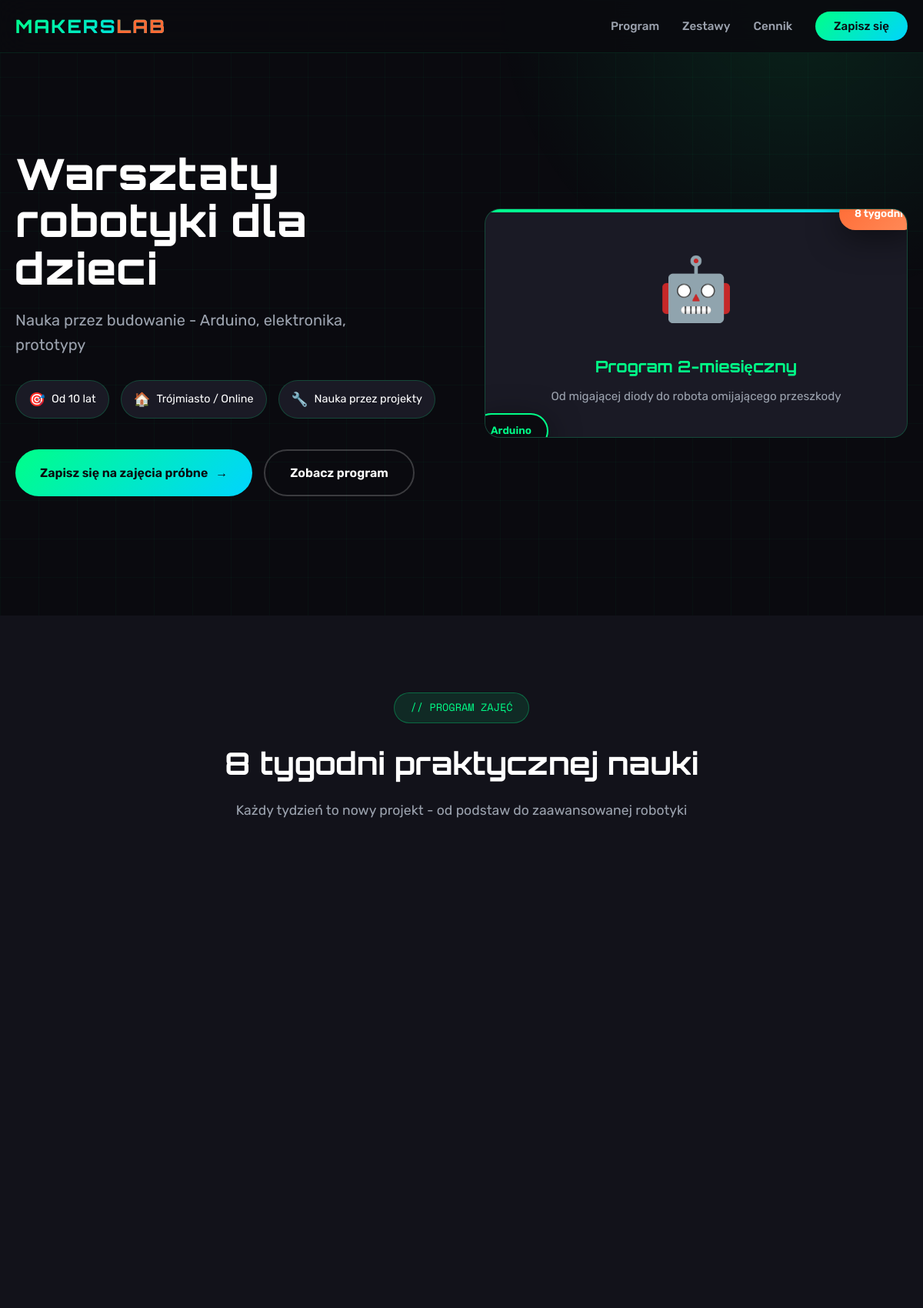
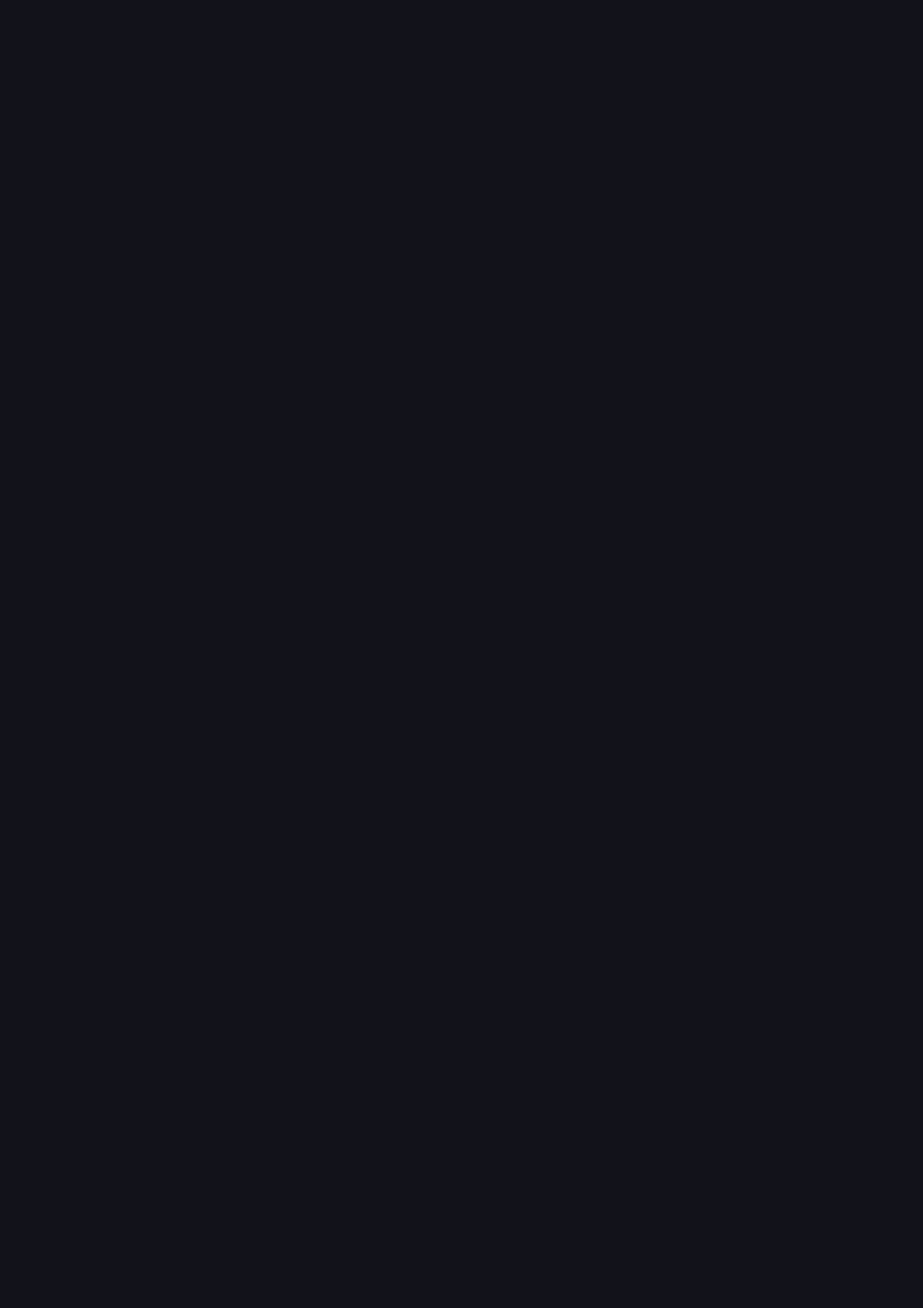
The page / (upper part) on the database its author committed (2 pictures, top to bottom).
### tables this page shows
CREATE TABLE settings (
                key VARCHAR(100) PRIMARY KEY,
                value TEXT,
                updated_at DATETIME DEFAULT CURRENT_TIMESTAMP
            );

### includes/database.php (called while the page is built, shortened)
<?php
class Database {
    private static $instance = null;
    private $db;
    private function __construct() {
        try {
            $this->db = new PDO('sqlite:' . DB_PATH);
            $this->db->setAttribute(PDO::ATTR_ERRMODE, PDO::ERRMODE_EXCEPTION);
            $this->db->setAttribute(PDO::ATTR_DEFAULT_FETCH_MODE, PDO::FETCH_ASSOC);
            $this->initTables();
        } catch (PDOException $e) {
            die('Database connection failed: ' . $e->getMessage());
        }
    }
    public static function getInstance() {
        if (self::$instance === null) {
            self::$instance = new self();
        }
        return self::$instance;
    }
    private function initTables() {
        $this->db->exec("
            CREATE TABLE IF NOT EXISTS modules (
                id INTEGER PRIMARY KEY AUTOINCREMENT,
                title VARCHAR(255) NOT NULL,
                subtitle VARCHAR(255),
                description TEXT,
                week_number INTEGER,
                month_number INTEGER DEFAULT 1,
                duration VARCHAR(50) DEFAULT '60 min',
                difficulty VARCHAR(20) DEFAULT 'beginner',
                icon VARCHAR(50) DEFAULT '🔧',
                allegro_url TEXT,
                allegro_price VARCHAR(50),
                allegro_title VARCHAR(255),
                skills TEXT,
                components TEXT,
                is_active INTEGER DEFAULT 1,
                sort_order INTEGER DEFAULT 0,
                created_at DATETIME DEFAULT CURRENT_TIMESTAMP,
                updated_at DATETIME DEFAULT CURRENT_TIMESTAMP
            )
        ");
        $this->db->exec("
            CREATE TABLE IF NOT EXISTS starter_kits (
                id INTEGER PRIMARY KEY AUTOINCREMENT,
                name VARCHAR(255) NOT NULL,
                description TEXT,
                price_range VARCHAR(50),
                allegro_url TEXT,
                allegro_search VARCHAR(255),
                features TEXT,
                recommended INTEGER DEFAULT 0,
                is_active INTEGER DEFAULT 1,
                sort_order INTEGER DEFAULT 0,
                created_at DATETIME DEFAULT CURRENT_TIMESTAMP
            )
        ");
        $this->db->exec("
            CREATE TABLE IF NOT EXISTS settings (
                key VARCHAR(100) PRIMARY KEY,
                value TEXT,
                updated_at DATETIME DEFAULT CURRENT_TIMESTAMP
            )
        ");
        $this->db->exec("
            CREATE TABLE IF NOT EXISTS contacts (
                id INTEGER PRIMARY KEY AUTOINCREMENT,
                parent_name VARCHAR(255),
                child_name VARCHAR(255),
                child_age INTEGER,
                email VARCHAR(255),
                phone VARCHAR(50),
                preferred_mode VARCHAR(50),
                message TEXT,
                status VARCHAR(20) DEFAULT 'new',
                created_at DATETIME DEFAULT CURRENT_TIMESTAMP
            )
        ");
        $count = $this->db->query("SELECT COUNT(*) FROM modules")->fetchColumn();
    }
    public function getSetting($key, $default = '') {
        $stmt = $this->db->prepare("SELECT value FROM settings WHERE key = ?");
        $stmt->execute([$key]);
        $result = $stmt->fetch();
        return $result ? $result['value'] : $default;
    }
}

### index.php (the view, shortened to what this page needs)
<?php
require_once __DIR__ . '/includes/database.php';
$db = Database::getInstance();
?>
<!DOCTYPE html>
<html lang="pl">
<head>
</head>
<body>
    <nav class="navbar">
        <div class="container">
            <div class="nav-content">
                <a href="#" class="logo">MAKERS<span>LAB</span></a>
                <ul class="nav-links" id="navLinks">
                    <li><a href="#program">Program</a></li>
                    <li><a href="#zestawy">Zestawy</a></li>
                    <li><a href="#cennik">Cennik</a></li>
                    <li><a href="#kontakt" class="nav-cta">Zapisz się</a></li>
                </ul>
            </div>
        </div>
    </nav>
    <section class="hero">
        <div class="container">
            <div class="hero-content">
                <div class="hero-text">
                    <h1>
                        <?= $db->getSetting('hero_title', 'Warsztaty <span class="highlight">robotyki</span><br>dla dzieci') ?>
                    </h1>
                    <p class="hero-subtitle">
                        <?= htmlspecialchars($db->getSetting('hero_subtitle', 'Nauka przez budowanie - Arduino, elektronika, prototypy. Każde zajęcia to nowy projekt, który dziecko zabiera do domu.')) ?>
                    </p>
                    <div class="hero-features">
                        <div class="hero-feature">
                            <span class="hero-feature-icon">🎯</span>
                            <span><?= htmlspecialchars($db->getSetting('feature_age', 'Od 10 lat')) ?></span>
                        </div>
                        <div class="hero-feature">
                            <span class="hero-feature-icon">🏠</span>
                            <span><?= htmlspecialchars(CONTACT_LOCATION) ?></span>
                        </div>
                        <div class="hero-feature">
                            <span class="hero-feature-icon">🔧</span>
                            <span><?= htmlspecialchars($db->getSetting('feature_method', 'Nauka przez projekty')) ?></span>
                        </div>
                    </div>
                    <div class="hero-buttons">
                        <a href="#kontakt" class="btn btn-primary">
                            <?= htmlspecialchars($db->getSetting('cta_text', 'Zapisz na zajęcia próbne')) ?>
                            <span>→</span>
                        </a>
                        <a href="#program" class="btn btn-secondary">
                            Zobacz program
                        </a>
                    </div>
                </div>
                <div class="hero-visual">
                    <div class="hero-card">
                        <div class="floating-badge top-right"><?= htmlspecialchars($db->getSetting('hero_badge_top', '8 tygodni')) ?></div>
                        <div class="floating-badge bottom-left"><?= htmlspecialchars($db->getSetting('hero_badge_bottom', 'Arduino')) ?></div>
                        <div class="circuit-icon">🤖</div>
                        <div class="hero-card-text">
                            <h3><?= htmlspecialchars($db->getSetting('hero_card_title', 'Program 2-miesięczny')) ?></h3>
                            <p><?= htmlspecialchars($db->getSetting('hero_card_description', 'Od migającej diody do robota omijającego przeszkody')) ?></p>
                        </div>
                    </div>
                </div>
            </div>
        </div>
    </section>
    <section class="program-section" id="program">
        <div class="container">
            <div class="section-header">
                <span class="section-badge">// PROGRAM ZAJĘĆ</span>
                <h2 class="section-title"><?= htmlspecialchars($db->getSetting('program_title', '8 tygodni praktycznej nauki')) ?></h2>
                <p class="section-subtitle"><?= htmlspecialchars($db->getSetting('program_subtitle', 'Każdy tydzień to nowy projekt - od podstaw do zaawansowanej robotyki')) ?></p>
            </div>
        </div>
    </section>
</body>
</html>

### rows shown on the page
settings: value "Warsztaty robotyki dla dzieci"
settings: value "Nauka przez budowanie - Arduino, elektronika, prototypy"
settings: value "Zapisz się na zajęcia próbne"

### other values the page prints
$db->getSetting('feature_age', 'Od 10 lat') "Od 10 lat"
CONTACT_LOCATION "Trójmiasto / Online"
$db->getSetting('feature_method', 'Nauka przez projekty') "Nauka przez projekty"
$db->getSetting('hero_badge_top', '8 tygodni') "8 tygodni"
$db->getSetting('hero_badge_bottom', 'Arduino') "Arduino"
$db->getSetting('hero_card_title', 'Program 2-miesięczny') "Program 2-miesięczny"
$db->getSetting('program_title', '8 tygodni praktycznej nauki') "8 tygodni praktycznej nauki"
